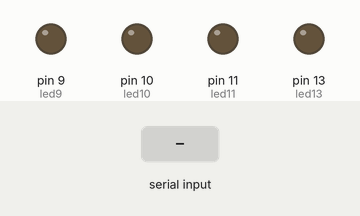
Simulated run of this sketch. Board: Arduino Uno, built with avr-gcc and run on an emulated ATmega328P. On the bench: output pins drawn as LEDs (lit = HIGH). Inputs (shaded band) come from the test bench.

Above: at 1.2 s.
1.3 s: "9\n" received over Serial
At 2.1 s:
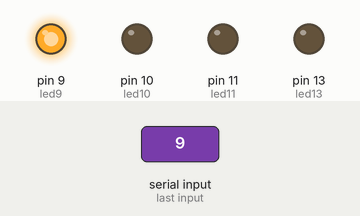
2.8 s: "10\n" received over Serial
At 3.2 s:
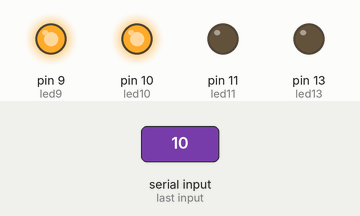
4.3 s: "11\n" received over Serial
At 5.5 s:
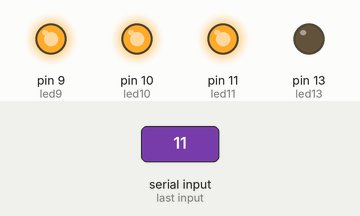
5.8 s: "13\n" received over Serial
At 6.7 s:
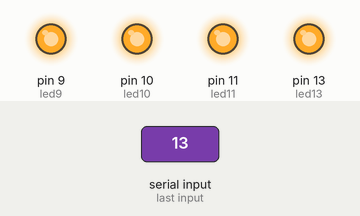
7.3 s: "9\n" received over Serial
At 7.8 s:
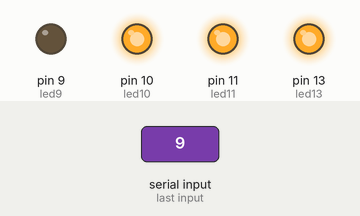
8.8 s: "10\n" received over Serial
At 10.2 s:
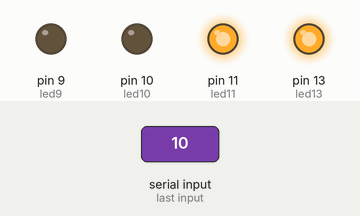
Timing chart, 0 to 11.3 s (numbered marks = the images above; inputs shaded):
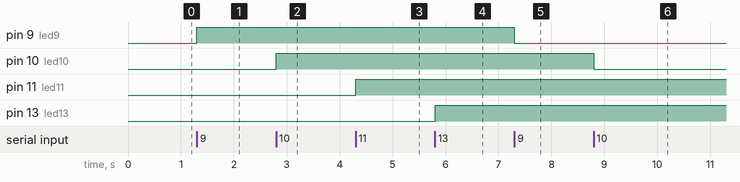

Measured:
- after the input at 1.3 s, pin 9 (led9): LOW → HIGH at once
- after the input at 2.8 s, pin 10 (led10): LOW → HIGH at once
- after the input at 4.3 s, pin 11 (led11): LOW → HIGH at once
- after the input at 5.8 s, pin 13 (led13): LOW → HIGH at once
- after the input at 7.3 s, pin 9 (led9): HIGH → LOW at once
- after the input at 8.8 s, pin 10 (led10): HIGH → LOW at once

The sketch:

arduino_TP1.ino
```cpp
const int led9 = 9;
const int led10 = 10;
const int led11 = 11;
const int led13 = 13;
const int ldrPin = A3;

void setup() {
  Serial.begin(9600, SERIAL_8N1);
  pinMode(led9, OUTPUT);
  pinMode(led10, OUTPUT);
  pinMode(led11, OUTPUT);
  pinMode(led13, OUTPUT);
  pinMode(ldrPin, INPUT);
}


void loop() {
  String instruction;
  if (Serial.available() > 0) {
    instruction = Serial.readStringUntil('\n');
  }
  String bright = instruction.substring(0, instruction.indexOf('_'));
  String ins = instruction.substring(instruction.indexOf('_') + 1);
  if (bright == "br") {
    set_bright(ins);  // EJ cambio de brillo de led9 a 200: br_9_200
  }
  else if (instruction == "bv") {
    int ldrValue = analogRead(ldrPin); // Leer el valor analógico del LDR
    Serial.print("Intensidad luminosa captada por el LDR: ");
    Serial.println(ldrValue); // Mostrar el valor por el puerto serial
  }
  else {
    turn_on_off_led(ins);
  }

}

void set_bright(String ins) {
  String led = ins.substring(0, ins.indexOf('_'));
  String intensity = ins.substring(ins.indexOf('_') + 1);

  if (led == "9") {
    int ins = intensity.toInt(); // Leemos el valor de brillo enviado
    Serial.println(ins);
    analogWrite(led9, ins); // Establecemos el brillo del LED
    Serial.println(intensity);
  }
  else if (led == "10") {
    int ins = intensity.toInt();
    analogWrite(led10, ins);
    Serial.println(intensity);
  }
  else if (led == "11") {
    int ins = intensity.toInt();
    analogWrite(led11, ins);
    Serial.println(intensity);
  }
}

void turn_on_off_led(String led) {
  if (led == "9") {
    if (digitalRead(led9) == 0) {
      digitalWrite(led9, HIGH);
    } else {
      digitalWrite(led9, LOW);
    }
  }
  if (led == "10") {
    if (digitalRead(led10) == 0) {
      digitalWrite(led10, HIGH);
    } else {
      digitalWrite(led10, LOW);
    }
  }
  if (led == "11") {
    if (digitalRead(led11) == 0) {
      digitalWrite(led11, HIGH);
    } else {
      digitalWrite(led11, LOW);
    }
  }
  if (led == "13") {
    if (digitalRead(led13) == 0) {
      digitalWrite(led13, HIGH);
    } else {
      digitalWrite(led13, LOW);
    }
  }
}
```
